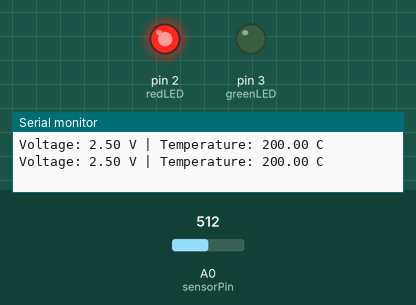
The sketch below on a simulated Arduino Uno, built with avr-gcc and run on an emulated ATmega328P. Parts: output pins drawn as LEDs (lit = HIGH), the last lines printed to the serial monitor. Inputs (shaded band) come from the test bench; at power-on: A0 (sensorPin) = 512.

Above: at 1.8 s.
1.9 s: A0 (sensorPin) set to 185
3.4 s: A0 (sensorPin) set to 156
At 4.8 s:
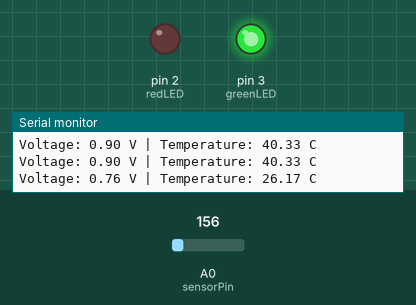
5.5 s: A0 (sensorPin) set to 306
At 6.4 s:
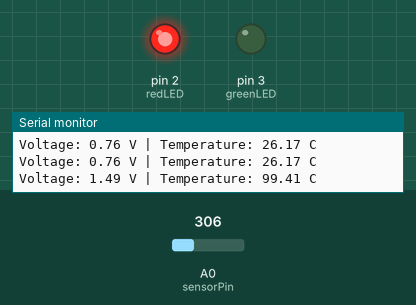
7.5 s: A0 (sensorPin) set to 122
At 9.2 s:
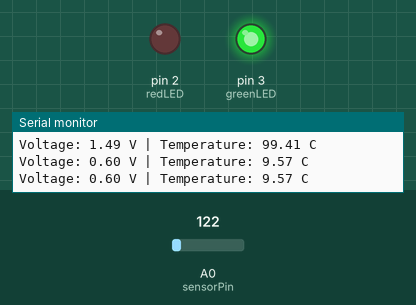
Timing chart, 0 to 10.5 s (numbered marks = the images above; inputs shaded):
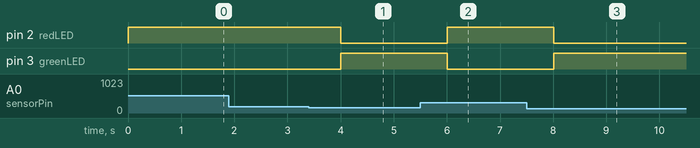

Measured:
- the behaviour switches between 168 and 167 on A0 (sensorPin) (found by bisection; images 0 and 1)
- after the input at 3.4 s, pin 2 (redLED): HIGH → LOW after 0.61 s; pin 3 (greenLED): LOW → HIGH after 0.61 s
- after the input at 5.5 s, pin 2 (redLED): LOW → HIGH after 0.51 s; pin 3 (greenLED): HIGH → LOW after 0.51 s
- after the input at 7.5 s, pin 2 (redLED): HIGH → LOW after 0.51 s; pin 3 (greenLED): LOW → HIGH after 0.51 s

The sketch:

temperature_monitoring.ino
```cpp
int sensorPin = A0;   // Define the sensor pin and LED pin
int greenLED = 3;
int redLED = 2;
void setup() {
  pinMode(greenLED, OUTPUT);   // Initial Green LED output
  pinMode(redLED, OUTPUT);     // Initial Red LED output
  Serial.begin(9600);          // Initial serial communication at 9600bps
}
void loop() {
  int reading = analogRead(sensorPin);   // Read the raw analog value
  float voltage = reading * (5.0 / 1024.0);   // Convert reading to voltage (0–5V)
  float tempC = (voltage - 0.5) * 100;   // Convert voltage to temperature in Celsius
  if (tempC >= 32) {
    digitalWrite(redLED, HIGH);
    digitalWrite(greenLED, LOW);
  }
  else {
    digitalWrite(redLED, LOW);
    digitalWrite(greenLED, HIGH);
  }
  // Print the result to the Serial Monitor
  Serial.print("Voltage: ");
  Serial.print(voltage);
  Serial.print(" V | Temperature: ");
  Serial.print(tempC);
  Serial.println(" C");
  delay(1000);   // Wait 1 second before the next reading
}
```
